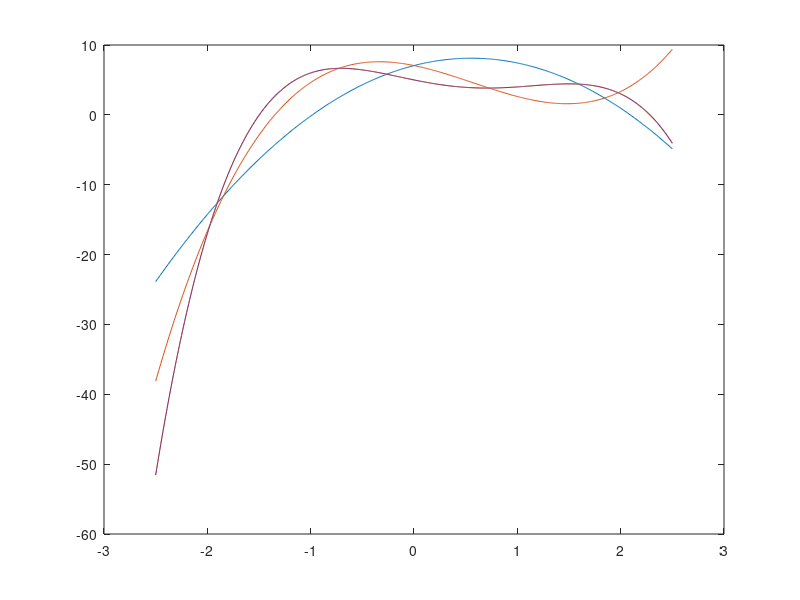

MATLAB code for this plot:
xpts=[-2,-1,0,1,2];
ypts=[-17,6,5,4,3];
coefs2=polyfit(xpts,ypts,2);
coefs3=polyfit(xpts,ypts,3);
coefs4=polyfit(xpts,ypts,4);
coefs5=polyfit(xpts,ypts,5);

x = linspace(-2.5,2.5,501);
y2 = polyval(coefs2,x);
y3 = polyval(coefs3,x);
y4 = polyval(coefs4,x);
y5 = polyval(coefs5,x);

plot(x,y2,x,y3,x,y4,x,y5);
